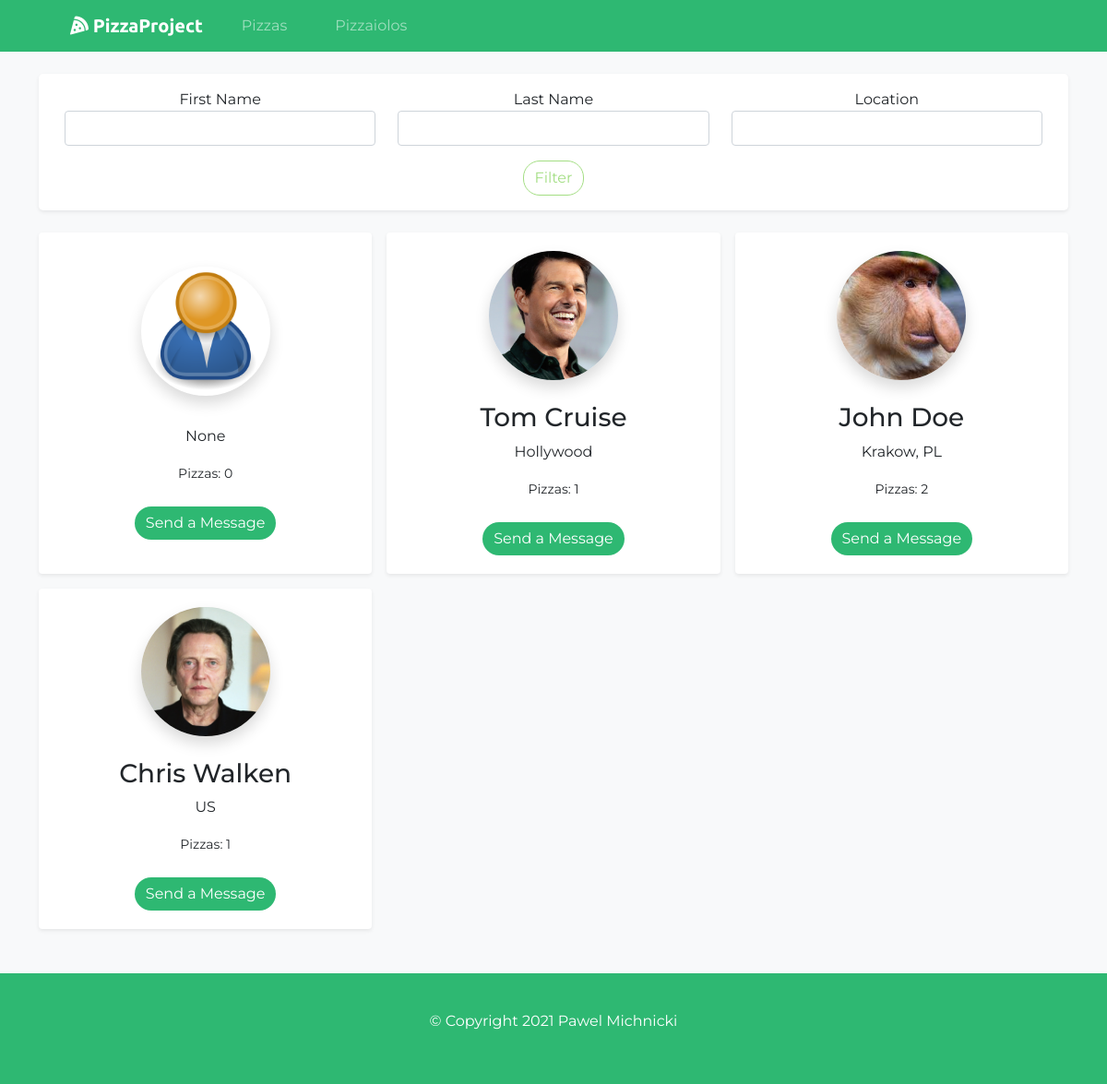
Screenshot of /pizzaiolos/ with the database file from the repository.
### pizzaiolos/models.py (models this page shows, shortened)
class Pizzaiolo(models.Model):
    user = models.OneToOneField(User, on_delete=models.CASCADE)
    first_name = models.CharField(max_length=200, blank=True, null=True)
    last_name = models.CharField(max_length=200, blank=True, null=True)
    email = models.EmailField(max_length=500, blank=True, null=True)
    username = models.CharField(max_length=200, blank=True, null=True)
    location = models.CharField(max_length=200, blank=True, null=True)
    bio = models.TextField(blank=True, null=True)
    oven = models.CharField(max_length=200, blank=True, null=True)
    mixer = models.CharField(max_length=200, blank=True, null=True)
    profile_img = models.ImageField(null=True, blank=True, upload_to='pizzaiolos/', default='pizzaiolos/user-default.png')
    social_instagram = models.CharField(max_length=200, blank=True, null=True)
    social_facebook = models.CharField(max_length=200, blank=True, null=True)
    created = models.DateTimeField(auto_now_add=True)
    id = models.UUIDField(default=uuid.uuid4, unique=True, primary_key=True, editable=False)
    class Meta:
        ordering = ['last_name']
    @property
    def name(self):
        name_string = f"{self.first_name} {self.last_name}"
        return name_string
    @property
    def pizzas_amount(self):
        amount = int(self.pizza_set.all().count())
        return amount

### pizzaiolos/views.py (the view)
# urls.py: path('', views.pizzaiolos, name='pizzaiolos'),
def pizzaiolos(request):
    all_pizzaiolos = Pizzaiolo.objects.all()
    initial_amount = all_pizzaiolos.count()
    myFilter = PizzaioloFilter(request.GET, queryset=all_pizzaiolos)
    all_pizzaiolos = myFilter.qs
    final_amount = all_pizzaiolos.count()
    if initial_amount != final_amount:
        show_all = True
    else:
        show_all = False
    context = {
        'pizzaiolos': all_pizzaiolos,
        'myFilter': myFilter,
        'show_all': show_all,
    }
    return render(request, 'pizzaiolos/pizzaiolos.html', context)

### pizzaiolos/templates/pizzaiolos/pizzaiolos.html (shortened to what this page needs)
{% extends 'main.html' %}
{% block content %}
<main>
  <div class="album pb-5 pt-4">
    <div class="container">
        <div>
            <form method="GET" action="">
              <div class="row bg-white shadow-sm p-3 rounded-3 m-0 w-100">
                      {% for field in myFilter.form  %}
                      <div class="col-md-4 text-center">
                              <label>
                                  {{field.label}}
                              </label>
                              <br>
                              {{field}}
                      </div>
                      {% endfor %}
                      <div class="text-center mt-3">
                          <input type="submit" value="Filter" class="btn back-btn"/>
                      </div>
              </div>
            </form>
        </div>
        <br>
      <div class="row row-cols-1 row-cols-sm-2 row-cols-md-3 g-3">
        {% for pizzaiolo in pizzaiolos %}
        <div class="col">
          <div class="card shadow-sm bg-white card-100">
            <div class="pizzaiolo-card">
                <a href="{% url 'pizzaiolo' pizzaiolo.id %}"><img src="{{ pizzaiolo.profile_img.url }}" width="140px" height="140px" class="rounded-circle shadow"/></a>
                <br>
                <br>
                {% if request.user.pizzaiolo.username == pizzaiolo.username %}
                <h3><a href="{% url 'pizzaiolo' pizzaiolo.id %}" class="link-dark"><strong>{{ pizzaiolo.name }}</strong></a></h3>
                <p>{{ pizzaiolo.location }}</p>
                <small>Pizzas: {{ pizzaiolo.pizzas_amount }}</small><br><br>
                <a class="btn btn-primary dark-green-btn" href="{% url 'account' %}">My Account</a>
                {% else %}
                <h3><a href="{% url 'pizzaiolo' pizzaiolo.id %}" class="link-dark">{{ pizzaiolo.name }}</a></h3>
                <p>{{ pizzaiolo.location }}</p>
                <small>Pizzas: {{ pizzaiolo.pizzas_amount }}</small><br><br>
                <a class="btn btn-primary dark-green-btn" href="{% url 'conversation' pizzaiolo.id %}#latest-message">Send a Message</a>
                {% endif %}
            </div>
          </div>
        </div>
        {% endfor %}
      </div>
    </div>
  </div>
</main>
{% endblock content %}

### templates/main.html (shortened to what this page needs)
{% load static %}
<!DOCTYPE html>
<html lang="en">
<head>
    <link href="https://cdn.jsdelivr.net/npm/bootstrap@5.1.2/dist/css/bootstrap.min.css" rel="stylesheet">
    <link rel="stylesheet" href="{% static 'css/styles.css' %}">
</head>
<body>
<div class="wrapper">
{% include 'navbar.html' %}
{% block content %}
{% endblock content %}
</div>
{% include 'footer.html' %}
</body>
</html>

### templates/navbar.html (shortened to what this page needs)
<nav class="navbar navbar-expand-md navbar-dark fixed-top">
  <div class="container-fluid">
    <a class="navbar-brand" href="{% url 'pizzas' %}"><i class="fas fa-pizza-slice"></i> PizzaProject</a>
    <div class="collapse navbar-collapse" id="navbarCollapse">
      <ul class="navbar-nav me-auto mb-2 mb-md-0">
        <li class="nav-item">
          <a class="nav-link" aria-current="page" href="{% url 'pizzas' %}">Pizzas</a>
        </li>
        <li class="nav-item">
          <a class="nav-link" href="{% url 'pizzaiolos' %}">Pizzaiolos</a>
        </li>
    </div>
  </div>
</nav>

### templates/footer.html
<footer class="py-3 my-4">
    <p class="text-center text-white">&copy; Copyright 2021 <a href="https://pawel1210.github.io/personal/" target="_blank">Pawel Michnicki</a></p>
</footer>

### static/css/styles.css (style rules this page uses)
html,body,wrapper { width: 100%; height: 100%; margin: 0px; padding: 0px; overflow-x: hidden; }
body { padding-top: 3.5rem; font-family: 'Montserrat'; background-color: #2EB872; }
.wrapper { background-color: #F8F9FA; }
.card { border: none; }
img { object-fit: cover; }
.navbar { background-color: #2EB872; padding-right: 4rem; padding-left: 4rem; }
.navbar-brand { font-family: 'Ubuntu'; font-weight: 700; }
.nav-item { padding: 0 18px; }
.link-dark { text-decoration: none; }
.dark-green-btn { background-color: #2EB872; border: none; color: white; border-radius: 18px; }
.back-btn { color: #A3DE83; border: 1px solid #A3DE83; border-radius: 18px; }
.pizzaiolo-card { text-align: center; margin: auto; padding: 20px 0; width: auto; }
.card-100 { height: 100%; }
footer { background-color: #2EB872; }
footer a, footer a:visited { text-decoration: none; color: white; }

### templates/form_styling.html (style rules this page uses)
input[type='text'], input[type='email'], input[type='password'] { display: block; width: 100%; padding: 0.375rem 0.75rem; font-size: 1rem; font-weight: 400; line-height: 1.5; color: #212529; background-color: #fff; background-clip: padding-box; border: 1px solid #ced4da; -webkit-appearance: none; -moz-appearance: none; appearance: none; border-radius: 0.25rem; transition: border-color 0.15s ease-in-out, box-shadow 0.15s ease-in-out; }

### rows the page displays
Pizzaiolo: profile_img (placeholder picture), location "None", pizzas_amount "0"
Pizzaiolo: profile_img (picture), name "Tom Cruise", location "Hollywood", pizzas_amount "1"
Pizzaiolo: profile_img (picture), name "John Doe", location "Krakow, PL", pizzas_amount "2"
Pizzaiolo: profile_img (picture), name "Chris Walken", location "US", pizzas_amount "1"

### other values shown
{{ field.label }} "First Name" "Last Name" "Location"
